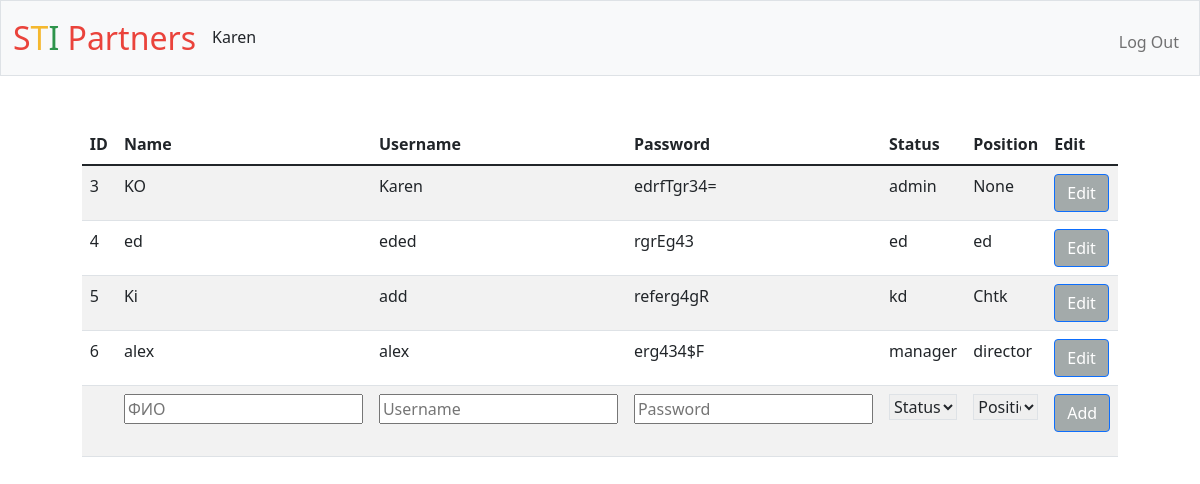
Page / (signed in) on the earlier database version.
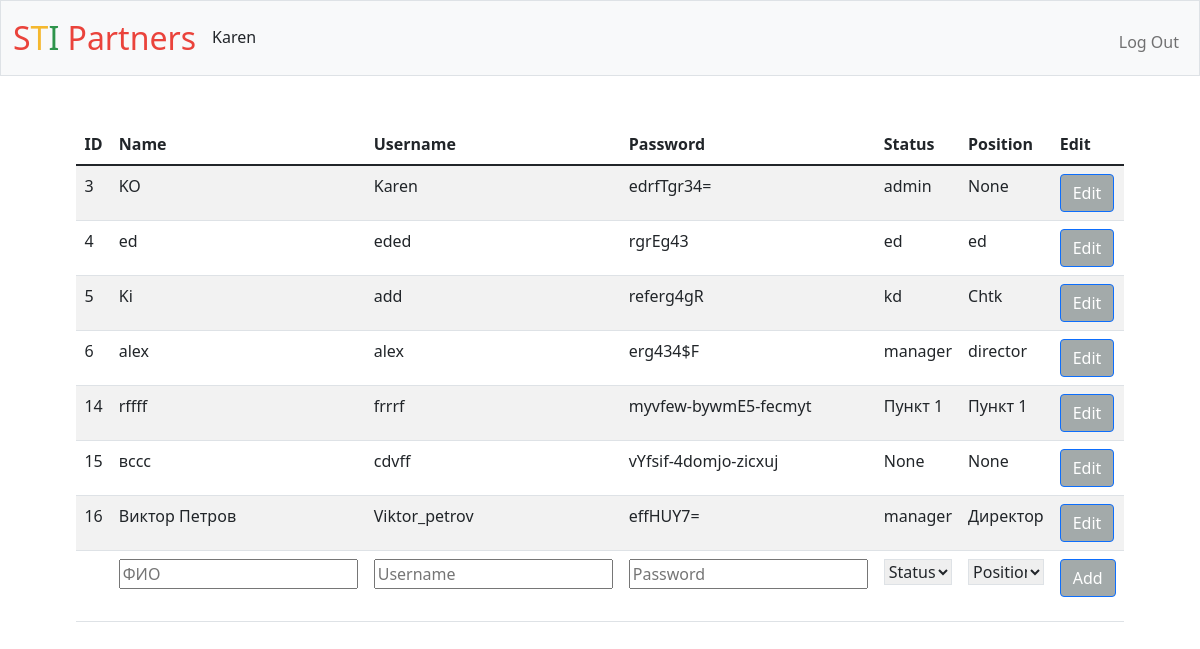
Same page on the later database version.
### tables this page shows
CREATE TABLE users (id INTEGER PRIMARY KEY AUTOINCREMENT NOT NULL, username TEXT NOT NULL, hash TEXT NOT NULL, status TEXT, name text, position text);

### app.py (the view)
@app.route("/")
@login_required
def index():
    if session["user_status"] == "admin":
        users = db.execute("SELECT * FROM users")
        return render_template("admin.html", users = users)
    elif session["user_status"] == "manager":
        return render_template("index.html")
    else:
        return render_template("index.html")

### app.py (called while the page is built)
@app.after_request
def after_request(response):
    response.headers["Cache-Control"] = "no-cache, no-store, must-revalidate"
    response.headers["Expires"] = 0
    response.headers["Pragma"] = "no-cache"
    return response

### helpers.py (called while the page is built)
def login_required(f):
    @wraps(f)
    def decorated_function(*args, **kwargs):
        if session.get("user_id") is None:
            return redirect("/login")
        return f(*args, **kwargs)
    return decorated_function

### templates/admin.html (shortened to what this page needs)
{% extends "layout.html" %}
{% block main %}
    <table class="table table-striped"  style="margin:auto; width: 82%; text-align:left">
        <thead>
            <tr style="text-align:left">
                <th style="text-align:left">ID</th>
                <th style="text-align:left">Name</th>
                <th>Username</th>
                <th>Password</th>
                <th>Status</th>
                <th>Position</th>
                <th>Edit</th>
            </tr>
        </thead>
        <tbody>
            {% for user in users %}
            <tr>
                <td style="text-align:left">{{ user.id }} </td>
                <td style="text-align:left">{{ user.name }}</td>
                <td>{{ user.username }}</td>
                <td>{{ user.hash }}</td>
                <td>{{ user.status }}</td>
                <td>{{ user.position }}</td>
                <td style="width:13%;"> <div style="float: left; ">
                    <form action="/edit" method="post">
                        <button class="btn btn-primary" type="submit">Edit</button>
                    </form>
                </div>
                </td>
            </tr>
            {% endfor %}
            <tr>
                <form action="/register" method="post" name="register" onsubmit="return validateForm()">
                <td></td>
                <td><input  autocomplete="off" id="name" name="name"  placeholder="ФИО" type="text"  minlength="" maxlength="30" ></td>
                <td><input autocomplete="off" id="username" name="username"  placeholder="Username" type="text"  minlength="" maxlength="30"></td>
                <td><input autocomplete="off" id="password" name="password" placeholder="Password" type="password"  minlength="" maxlength="30" ></td>
                <td>
                    <select name="status" class="table table-striped">
                        <option disabled selected>Status</option>
                    </select>
                </td>
                <td>
                    <select name="position" class="table table-striped">
                        <option disabled selected>Position</option>
                    </select>
                </td>
                <td>
                    <button class="btn btn-primary" type="submit" id="button" >Add</button>
                </td>
            </tr>
        </tbody>
    </table>
{% endblock %}

### templates/layout.html (shortened to what this page needs)
<!DOCTYPE html>
<html lang="en">
    <head>
        <link href="https://cdn.jsdelivr.net/npm/bootstrap@5.1.3/dist/css/bootstrap.min.css" rel="stylesheet">
        <link href="https://cdn.jsdelivr.net/npm/bootstrap@5.1.3/dist/css/bootstrap.min.css" rel="stylesheet">
        <link href="/static/styles.css" rel="stylesheet">
    </head>
    <body>
        <nav class="bg-light border navbar navbar-expand-md navbar-light">
            <div class="container-fluid">
                <a class="navbar-brand" href="/"><span class="red">S</span><span class="yellow">T</span><span class="green">I</span> <span class="red">Partners</span></a>
                <div class="collapse navbar-collapse" id="navbar">
                    {% if session["user_id"] %}
                        <ul class="navbar-nav me-auto mt-2">
                            <li><h6>{{ session["user_name"] }}</h6></li>
                        </ul>
                        <ul class="navbar-nav ms-auto mt-2">
                            <li class="nav-item"><a class="nav-link" href="/logout">Log Out</a></li>
                        </ul>
                    {% else %}
                        <ul class="navbar-nav ms-auto mt-2">
                            <li class="nav-item"><a class="nav-link" href="/login">Log In</a></li>
                        </ul>
                    {% endif %}
                </div>
            </div>
        </nav>
        <main class="container-fluid py-5 text-center">
            {% block main %}{% endblock %}
        </main>
    </body>
</html>

### static/styles.css (style rules this page uses)
nav .navbar-brand { font-size: xx-large; }
nav .navbar-brand .red { color: #ea433b; }
nav .navbar-brand .yellow { color: #f5b82e; }
nav .navbar-brand .green { color: #2e944b; }
.btn-primary { background-color: rgb(163, 170, 170); }

Differences in the rows shown:
added users: id "14", name "rffff", username "frrrf", hash "myvfew-bywmE5-fecmyt", status "Пункт 1", position "Пункт 1"
added users: id "15", name "вссс", username "cdvff", hash "vYfsif-4domjo-zicxuj", status "None", position "None"
added users: id "16", name "Виктор Петров", username "Viktor_petrov", hash "effHUY7=", status "manager", position "Директор"
